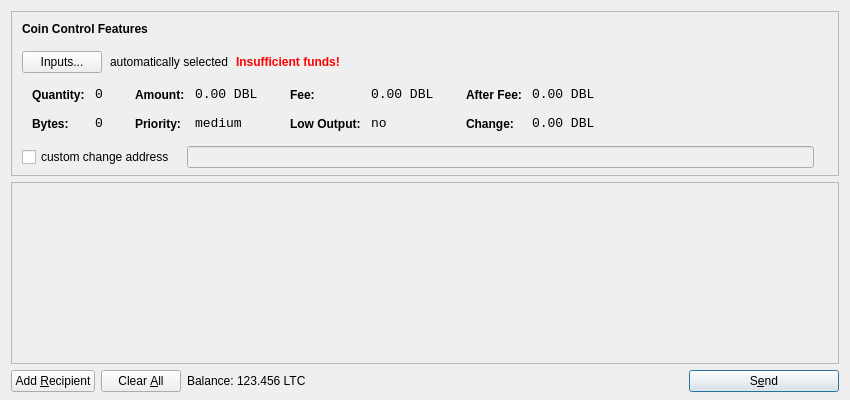
<?xml version="1.0" encoding="UTF-8"?>
<ui version="4.0">
 <class>SendCoinsDialog</class>
 <widget class="QDialog" name="SendCoinsDialog">
  <property name="geometry">
   <rect>
    <x>0</x>
    <y>0</y>
    <width>850</width>
    <height>400</height>
   </rect>
  </property>
  <property name="windowTitle">
   <string>Send Coins</string>
  </property>
  <layout class="QVBoxLayout" name="verticalLayout" stretch="0,1,0">
   <property name="bottomMargin">
    <number>8</number>
   </property>
   <item>
    <widget class="QFrame" name="frameCoinControl">
     <property name="sizePolicy">
      <sizepolicy hsizetype="Expanding" vsizetype="Expanding">
       <horstretch>0</horstretch>
       <verstretch>0</verstretch>
      </sizepolicy>
     </property>
     <property name="maximumSize">
      <size>
       <width>16777215</width>
       <height>16777215</height>
      </size>
     </property>
     <property name="frameShape">
      <enum>QFrame::StyledPanel</enum>
     </property>
     <property name="frameShadow">
      <enum>QFrame::Sunken</enum>
     </property>
     <layout class="QVBoxLayout" name="verticalLayoutCoinControl2">
      <property name="spacing">
       <number>-1</number>
      </property>
      <property name="leftMargin">
       <number>0</number>
      </property>
      <property name="topMargin">
       <number>0</number>
      </property>
      <property name="rightMargin">
       <number>0</number>
      </property>
      <property name="bottomMargin">
       <number>6</number>
      </property>
      <item>
       <layout class="QVBoxLayout" name="verticalLayoutCoinControl" stretch="0,0,0,0,1">
        <property name="spacing">
         <number>0</number>
        </property>
        <property name="leftMargin">
         <number>10</number>
        </property>
        <property name="topMargin">
         <number>10</number>
        </property>
        <item>
         <layout class="QHBoxLayout" name="horizontalLayoutCoinControl1">
          <property name="bottomMargin">
           <number>15</number>
          </property>
          <item>
           <widget class="QLabel" name="labelCoinControlFeatures">
            <property name="sizePolicy">
             <sizepolicy hsizetype="Preferred" vsizetype="Maximum">
              <horstretch>0</horstretch>
              <verstretch>0</verstretch>
             </sizepolicy>
            </property>
            <property name="font">
             <font>
              <weight>75</weight>
              <bold>true</bold>
             </font>
            </property>
            <property name="styleSheet">
             <string notr="true">font-weight:bold;</string>
            </property>
            <property name="text">
             <string>Coin Control Features</string>
            </property>
           </widget>
          </item>
         </layout>
        </item>
        <item>
         <layout class="QHBoxLayout" name="horizontalLayoutCoinControl2" stretch="0,0,0,0">
          <property name="spacing">
           <number>8</number>
          </property>
          <property name="bottomMargin">
           <number>10</number>
          </property>
          <item>
           <widget class="QPushButton" name="pushButtonCoinControl">
            <property name="styleSheet">
             <string notr="true"/>
            </property>
            <property name="text">
             <string>Inputs...</string>
            </property>
           </widget>
          </item>
          <item>
           <widget class="QLabel" name="labelCoinControlAutomaticallySelected">
            <property name="text">
             <string>automatically selected</string>
            </property>
            <property name="margin">
             <number>5</number>
            </property>
           </widget>
          </item>
          <item>
           <widget class="QLabel" name="labelCoinControlInsuffFunds">
            <property name="font">
             <font>
              <weight>75</weight>
              <bold>true</bold>
             </font>
            </property>
            <property name="styleSheet">
             <string notr="true">color:red;font-weight:bold;</string>
            </property>
            <property name="text">
             <string>Insufficient funds!</string>
            </property>
            <property name="margin">
             <number>5</number>
            </property>
           </widget>
          </item>
          <item>
           <spacer name="horizontalSpacerCoinControl">
            <property name="orientation">
             <enum>Qt::Horizontal</enum>
            </property>
            <property name="sizeHint" stdset="0">
             <size>
              <width>40</width>
              <height>1</height>
             </size>
            </property>
           </spacer>
          </item>
         </layout>
        </item>
        <item>
         <widget class="QWidget" name="widgetCoinControl" native="true">
          <property name="sizePolicy">
           <sizepolicy hsizetype="Preferred" vsizetype="Preferred">
            <horstretch>0</horstretch>
            <verstretch>0</verstretch>
           </sizepolicy>
          </property>
          <property name="minimumSize">
           <size>
            <width>0</width>
            <height>0</height>
           </size>
          </property>
          <property name="styleSheet">
           <string notr="true"/>
          </property>
          <layout class="QHBoxLayout" name="horizontalLayoutCoinControl5">
           <property name="margin">
            <number>0</number>
           </property>
           <item>
            <layout class="QHBoxLayout" name="horizontalLayoutCoinControl3" stretch="0,0,0,1">
             <property name="spacing">
              <number>20</number>
             </property>
             <property name="topMargin">
              <number>0</number>
             </property>
             <property name="bottomMargin">
              <number>10</number>
             </property>
             <item>
              <layout class="QFormLayout" name="formLayoutCoinControl1">
               <property name="horizontalSpacing">
                <number>10</number>
               </property>
               <property name="verticalSpacing">
                <number>14</number>
               </property>
               <property name="leftMargin">
                <number>10</number>
               </property>
               <property name="topMargin">
                <number>4</number>
               </property>
               <property name="rightMargin">
                <number>6</number>
               </property>
               <item row="0" column="0">
                <widget class="QLabel" name="labelCoinControlQuantityText">
                 <property name="styleSheet">
                  <string notr="true">font-weight:bold;</string>
                 </property>
                 <property name="text">
                  <string>Quantity:</string>
                 </property>
                 <property name="margin">
                  <number>0</number>
                 </property>
                </widget>
               </item>
               <item row="0" column="1">
                <widget class="QLabel" name="labelCoinControlQuantity">
                 <property name="font">
                  <font>
                   <family>Monospace</family>
                   <pointsize>10</pointsize>
                  </font>
                 </property>
                 <property name="cursor">
                  <cursorShape>IBeamCursor</cursorShape>
                 </property>
                 <property name="contextMenuPolicy">
                  <enum>Qt::ActionsContextMenu</enum>
                 </property>
                 <property name="text">
                  <string notr="true">0</string>
                 </property>
                 <property name="margin">
                  <number>0</number>
                 </property>
                 <property name="textInteractionFlags">
                  <set>Qt::LinksAccessibleByMouse|Qt::TextSelectableByKeyboard|Qt::TextSelectableByMouse</set>
                 </property>
                </widget>
               </item>
               <item row="1" column="0">
                <widget class="QLabel" name="labelCoinControlBytesText">
                 <property name="styleSheet">
                  <string notr="true">font-weight:bold;</string>
                 </property>
                 <property name="text">
                  <string>Bytes:</string>
                 </property>
                </widget>
               </item>
               <item row="1" column="1">
                <widget class="QLabel" name="labelCoinControlBytes">
                 <property name="font">
                  <font>
                   <family>Monospace</family>
                   <pointsize>10</pointsize>
                  </font>
                 </property>
                 <property name="cursor">
                  <cursorShape>IBeamCursor</cursorShape>
                 </property>
                 <property name="contextMenuPolicy">
                  <enum>Qt::ActionsContextMenu</enum>
                 </property>
                 <property name="text">
                  <string notr="true">0</string>
                 </property>
                 <property name="textInteractionFlags">
                  <set>Qt::LinksAccessibleByMouse|Qt::TextSelectableByKeyboard|Qt::TextSelectableByMouse</set>
                 </property>
                </widget>
               </item>
              </layout>
             </item>
             <item>
              <layout class="QFormLayout" name="formLayoutCoinControl2">
               <property name="horizontalSpacing">
                <number>10</number>
               </property>
               <property name="verticalSpacing">
                <number>14</number>
               </property>
               <property name="leftMargin">
                <number>6</number>
               </property>
               <property name="topMargin">
                <number>4</number>
               </property>
               <property name="rightMargin">
                <number>6</number>
               </property>
               <item row="0" column="0">
                <widget class="QLabel" name="labelCoinControlAmountText">
                 <property name="styleSheet">
                  <string notr="true">font-weight:bold;</string>
                 </property>
                 <property name="text">
                  <string>Amount:</string>
                 </property>
                 <property name="margin">
                  <number>0</number>
                 </property>
                </widget>
               </item>
               <item row="0" column="1">
                <widget class="QLabel" name="labelCoinControlAmount">
                 <property name="font">
                  <font>
                   <family>Monospace</family>
                   <pointsize>10</pointsize>
                  </font>
                 </property>
                 <property name="cursor">
                  <cursorShape>IBeamCursor</cursorShape>
                 </property>
                 <property name="contextMenuPolicy">
                  <enum>Qt::ActionsContextMenu</enum>
                 </property>
                 <property name="text">
                  <string notr="true">0.00 DBL</string>
                 </property>
                 <property name="textInteractionFlags">
                  <set>Qt::LinksAccessibleByMouse|Qt::TextSelectableByKeyboard|Qt::TextSelectableByMouse</set>
                 </property>
                </widget>
               </item>
               <item row="1" column="0">
                <widget class="QLabel" name="labelCoinControlPriorityText">
                 <property name="styleSheet">
                  <string notr="true">font-weight:bold;</string>
                 </property>
                 <property name="text">
                  <string>Priority:</string>
                 </property>
                </widget>
               </item>
               <item row="1" column="1">
                <widget class="QLabel" name="labelCoinControlPriority">
                 <property name="font">
                  <font>
                   <family>Monospace</family>
                   <pointsize>10</pointsize>
                  </font>
                 </property>
                 <property name="cursor">
                  <cursorShape>IBeamCursor</cursorShape>
                 </property>
                 <property name="contextMenuPolicy">
                  <enum>Qt::ActionsContextMenu</enum>
                 </property>
                 <property name="text">
                  <string>medium</string>
                 </property>
                 <property name="textInteractionFlags">
                  <set>Qt::LinksAccessibleByMouse|Qt::TextSelectableByKeyboard|Qt::TextSelectableByMouse</set>
                 </property>
                </widget>
               </item>
              </layout>
             </item>
             <item>
              <layout class="QFormLayout" name="formLayoutCoinControl3">
               <property name="horizontalSpacing">
                <number>10</number>
               </property>
               <property name="verticalSpacing">
                <number>14</number>
               </property>
               <property name="leftMargin">
                <number>6</number>
               </property>
               <property name="topMargin">
                <number>4</number>
               </property>
               <property name="rightMargin">
                <number>6</number>
               </property>
               <item row="0" column="0">
                <widget class="QLabel" name="labelCoinControlFeeText">
                 <property name="styleSheet">
                  <string notr="true">font-weight:bold;</string>
                 </property>
                 <property name="text">
                  <string>Fee:</string>
                 </property>
                 <property name="margin">
                  <number>0</number>
                 </property>
                </widget>
               </item>
               <item row="0" column="1">
                <widget class="QLabel" name="labelCoinControlFee">
                 <property name="font">
                  <font>
                   <family>Monospace</family>
                   <pointsize>10</pointsize>
                  </font>
                 </property>
                 <property name="cursor">
                  <cursorShape>IBeamCursor</cursorShape>
                 </property>
                 <property name="contextMenuPolicy">
                  <enum>Qt::ActionsContextMenu</enum>
                 </property>
                 <property name="text">
                  <string notr="true">0.00 DBL</string>
                 </property>
                 <property name="textInteractionFlags">
                  <set>Qt::LinksAccessibleByMouse|Qt::TextSelectableByKeyboard|Qt::TextSelectableByMouse</set>
                 </property>
                </widget>
               </item>
               <item row="1" column="0">
                <widget class="QLabel" name="labelCoinControlLowOutputText">
                 <property name="styleSheet">
                  <string notr="true">font-weight:bold;</string>
                 </property>
                 <property name="text">
                  <string>Low Output:</string>
                 </property>
                </widget>
               </item>
               <item row="1" column="1">
                <widget class="QLabel" name="labelCoinControlLowOutput">
                 <property name="font">
                  <font>
                   <family>Monospace</family>
                   <pointsize>10</pointsize>
                  </font>
                 </property>
                 <property name="cursor">
                  <cursorShape>IBeamCursor</cursorShape>
                 </property>
                 <property name="contextMenuPolicy">
                  <enum>Qt::ActionsContextMenu</enum>
                 </property>
                 <property name="text">
                  <string>no</string>
                 </property>
                 <property name="textInteractionFlags">
                  <set>Qt::LinksAccessibleByMouse|Qt::TextSelectableByKeyboard|Qt::TextSelectableByMouse</set>
                 </property>
                </widget>
               </item>
              </layout>
             </item>
             <item>
              <layout class="QFormLayout" name="formLayoutCoinControl4">
               <property name="horizontalSpacing">
                <number>10</number>
               </property>
               <property name="verticalSpacing">
                <number>14</number>
               </property>
               <property name="leftMargin">
                <number>6</number>
               </property>
               <property name="topMargin">
                <number>4</number>
               </property>
               <property name="rightMargin">
                <number>6</number>
               </property>
               <item row="0" column="0">
                <widget class="QLabel" name="labelCoinControlAfterFeeText">
                 <property name="styleSheet">
                  <string notr="true">font-weight:bold;</string>
                 </property>
                 <property name="text">
                  <string>After Fee:</string>
                 </property>
                 <property name="margin">
                  <number>0</number>
                 </property>
                </widget>
               </item>
               <item row="0" column="1">
                <widget class="QLabel" name="labelCoinControlAfterFee">
                 <property name="font">
                  <font>
                   <family>Monospace</family>
                   <pointsize>10</pointsize>
                  </font>
                 </property>
                 <property name="cursor">
                  <cursorShape>IBeamCursor</cursorShape>
                 </property>
                 <property name="contextMenuPolicy">
                  <enum>Qt::ActionsContextMenu</enum>
                 </property>
                 <property name="text">
                  <string notr="true">0.00 DBL</string>
                 </property>
                 <property name="textInteractionFlags">
                  <set>Qt::LinksAccessibleByMouse|Qt::TextSelectableByKeyboard|Qt::TextSelectableByMouse</set>
                 </property>
                </widget>
               </item>
               <item row="1" column="0">
                <widget class="QLabel" name="labelCoinControlChangeText">
                 <property name="styleSheet">
                  <string notr="true">font-weight:bold;</string>
                 </property>
                 <property name="text">
                  <string>Change:</string>
                 </property>
                </widget>
               </item>
               <item row="1" column="1">
                <widget class="QLabel" name="labelCoinControlChange">
                 <property name="font">
                  <font>
                   <family>Monospace</family>
                   <pointsize>10</pointsize>
                  </font>
                 </property>
                 <property name="cursor">
                  <cursorShape>IBeamCursor</cursorShape>
                 </property>
                 <property name="contextMenuPolicy">
                  <enum>Qt::ActionsContextMenu</enum>
                 </property>
                 <property name="text">
                  <string notr="true">0.00 DBL</string>
                 </property>
                 <property name="textInteractionFlags">
                  <set>Qt::LinksAccessibleByMouse|Qt::TextSelectableByKeyboard|Qt::TextSelectableByMouse</set>
                 </property>
                </widget>
               </item>
              </layout>
             </item>
            </layout>
           </item>
          </layout>
         </widget>
        </item>
        <item>
         <layout class="QHBoxLayout" name="horizontalLayoutCoinControl4" stretch="0,0,0">
          <property name="spacing">
           <number>12</number>
          </property>
          <property name="sizeConstraint">
           <enum>QLayout::SetDefaultConstraint</enum>
          </property>
          <property name="topMargin">
           <number>5</number>
          </property>
          <property name="rightMargin">
           <number>5</number>
          </property>
          <item>
           <widget class="QCheckBox" name="checkBoxCoinControlChange">
            <property name="text">
             <string>custom change address</string>
            </property>
           </widget>
          </item>
          <item>
           <widget class="QLineEdit" name="lineEditCoinControlChange">
            <property name="enabled">
             <bool>false</bool>
            </property>
            <property name="sizePolicy">
             <sizepolicy hsizetype="Expanding" vsizetype="Fixed">
              <horstretch>0</horstretch>
              <verstretch>0</verstretch>
             </sizepolicy>
            </property>
           </widget>
          </item>
          <item>
           <widget class="QLabel" name="labelCoinControlChangeLabel">
            <property name="sizePolicy">
             <sizepolicy hsizetype="Preferred" vsizetype="Expanding">
              <horstretch>0</horstretch>
              <verstretch>0</verstretch>
             </sizepolicy>
            </property>
            <property name="minimumSize">
             <size>
              <width>0</width>
              <height>0</height>
             </size>
            </property>
            <property name="text">
             <string/>
            </property>
            <property name="margin">
             <number>3</number>
            </property>
           </widget>
          </item>
         </layout>
        </item>
        <item>
         <spacer name="verticalSpacerCoinControl">
          <property name="orientation">
           <enum>Qt::Vertical</enum>
          </property>
          <property name="sizeHint" stdset="0">
           <size>
            <width>800</width>
            <height>1</height>
           </size>
          </property>
         </spacer>
        </item>
       </layout>
      </item>
     </layout>
    </widget>
   </item>
   <item>
    <widget class="QScrollArea" name="scrollArea">
     <property name="widgetResizable">
      <bool>true</bool>
     </property>
     <widget class="QWidget" name="scrollAreaWidgetContents">
      <property name="geometry">
       <rect>
        <x>0</x>
        <y>0</y>
        <width>830</width>
        <height>165</height>
       </rect>
      </property>
      <layout class="QVBoxLayout" name="verticalLayout_2">
       <property name="margin">
        <number>0</number>
       </property>
       <item>
        <layout class="QVBoxLayout" name="entries">
         <property name="spacing">
          <number>6</number>
         </property>
        </layout>
       </item>
       <item>
        <spacer name="verticalSpacer">
         <property name="orientation">
          <enum>Qt::Vertical</enum>
         </property>
         <property name="sizeHint" stdset="0">
          <size>
           <width>20</width>
           <height>40</height>
          </size>
         </property>
        </spacer>
       </item>
      </layout>
     </widget>
    </widget>
   </item>
   <item>
    <layout class="QHBoxLayout" name="horizontalLayout">
     <item>
      <widget class="QPushButton" name="addButton">
       <property name="toolTip">
        <string>Send to multiple recipients at once</string>
       </property>
       <property name="text">
        <string>Add &amp;Recipient</string>
       </property>
       <property name="icon">
        <iconset resource="../bitcoin.qrc">
         <normaloff>:/icons/add</normaloff>:/icons/add</iconset>
       </property>
       <property name="autoDefault">
        <bool>false</bool>
       </property>
      </widget>
     </item>
     <item>
      <widget class="QPushButton" name="clearButton">
       <property name="sizePolicy">
        <sizepolicy hsizetype="Minimum" vsizetype="Fixed">
         <horstretch>0</horstretch>
         <verstretch>0</verstretch>
        </sizepolicy>
       </property>
       <property name="toolTip">
        <string>Remove all transaction fields</string>
       </property>
       <property name="text">
        <string>Clear &amp;All</string>
       </property>
       <property name="icon">
        <iconset resource="../bitcoin.qrc">
         <normaloff>:/icons/remove</normaloff>:/icons/remove</iconset>
       </property>
       <property name="autoRepeatDelay">
        <number>300</number>
       </property>
       <property name="autoDefault">
        <bool>false</bool>
       </property>
      </widget>
     </item>
     <item>
      <layout class="QHBoxLayout" name="horizontalLayout_2">
       <property name="spacing">
        <number>3</number>
       </property>
       <item>
        <widget class="QLabel" name="label">
         <property name="text">
          <string>Balance:</string>
         </property>
        </widget>
       </item>
       <item>
        <widget class="QLabel" name="labelBalance">
         <property name="cursor">
          <cursorShape>IBeamCursor</cursorShape>
         </property>
         <property name="text">
          <string>123.456 LTC</string>
         </property>
         <property name="textInteractionFlags">
          <set>Qt::LinksAccessibleByMouse|Qt::TextSelectableByKeyboard|Qt::TextSelectableByMouse</set>
         </property>
        </widget>
       </item>
      </layout>
     </item>
     <item>
      <spacer name="horizontalSpacer">
       <property name="orientation">
        <enum>Qt::Horizontal</enum>
       </property>
       <property name="sizeHint" stdset="0">
        <size>
         <width>40</width>
         <height>20</height>
        </size>
       </property>
      </spacer>
     </item>
     <item>
      <widget class="QPushButton" name="sendButton">
       <property name="minimumSize">
        <size>
         <width>150</width>
         <height>0</height>
        </size>
       </property>
       <property name="toolTip">
        <string>Confirm the send action</string>
       </property>
       <property name="text">
        <string>S&amp;end</string>
       </property>
       <property name="icon">
        <iconset resource="../bitcoin.qrc">
         <normaloff>:/icons/send</normaloff>:/icons/send</iconset>
       </property>
       <property name="default">
        <bool>true</bool>
       </property>
      </widget>
     </item>
    </layout>
   </item>
  </layout>
 </widget>
 <resources>
  <include location="../bitcoin.qrc"/>
 </resources>
 <connections/>
</ui>
